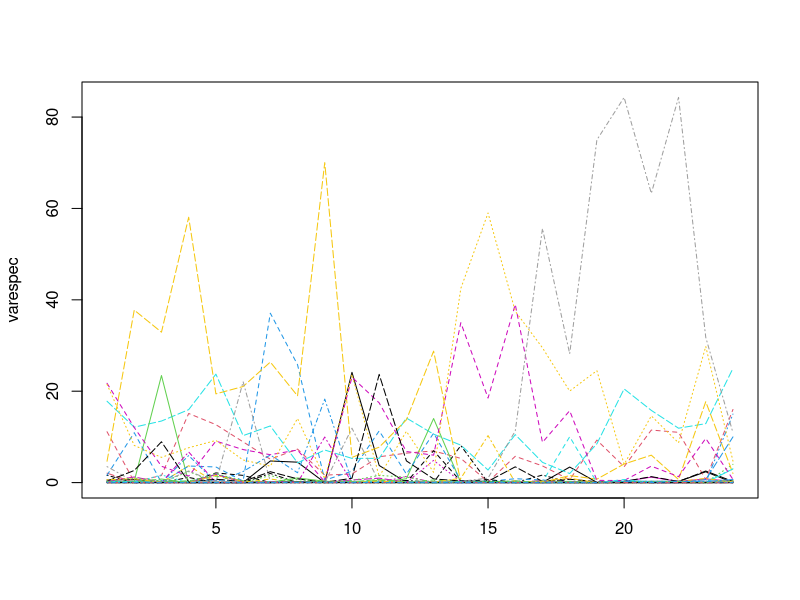
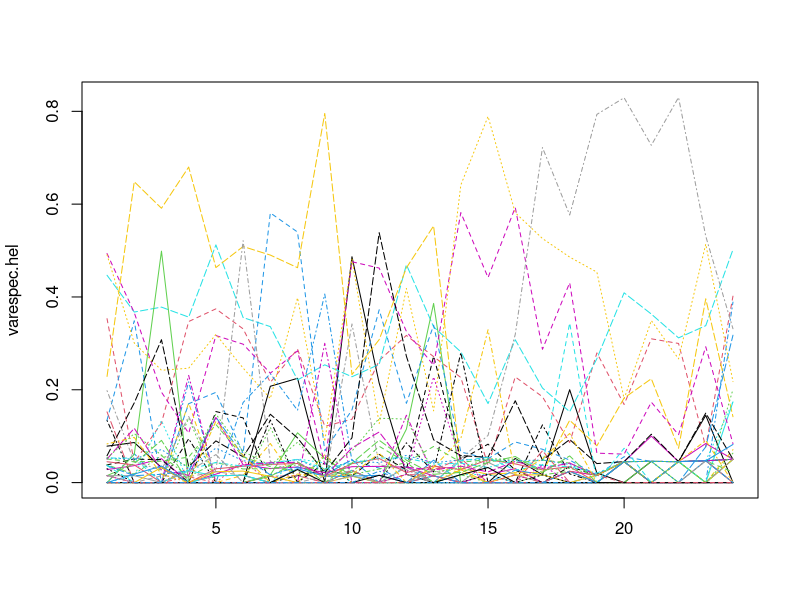
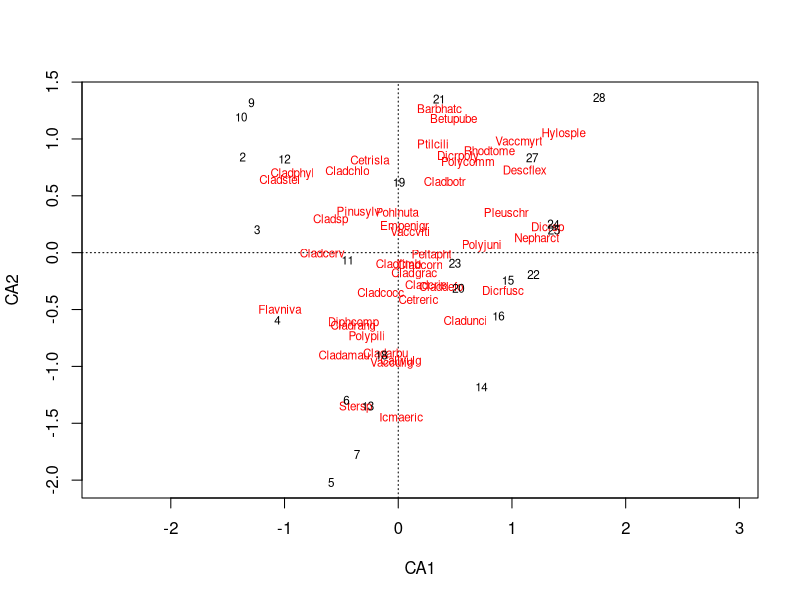
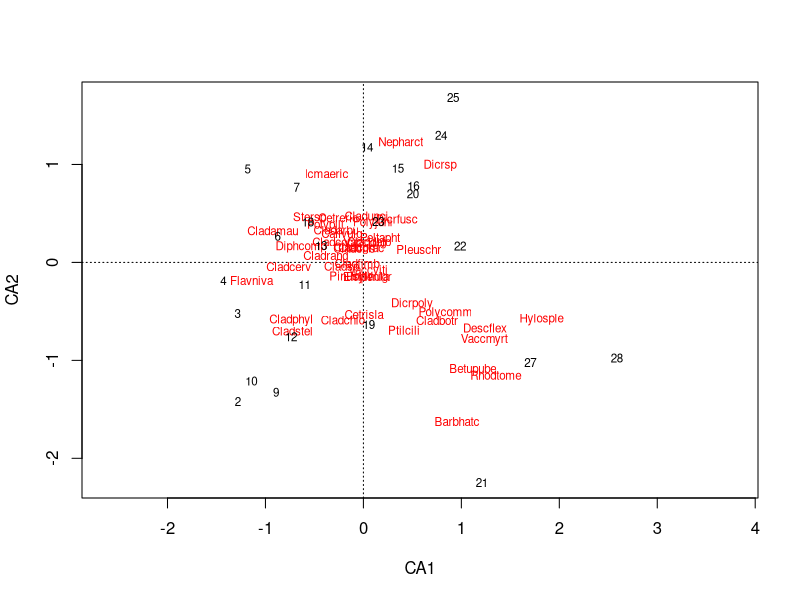

Write R code to recreate these figures, in order.
# This script will be a tutorial on using CA. This tutorial should 
# be run with an instructor present, but independent development is 
# encouraged.

require(vegan)
data("varespec")
data("varechem")

?varespec
?varechem


# Here, we transform the data using a Hellinger transformation
# does this improve our data set? Is is appropriate?
varespec.hel <- decostand(varespec, "hellinger")

matplot(varespec, type = "l",pch=1, col = 1:dim(varespec)[2])
matplot(varespec.hel, type = "l",pch=1, col = 1:dim(varespec)[2])

myCa <- cca(varespec)

# find out more about the object
?cca.object


#We can find out the total chi squared value of the data
myCa$CA$tot.chi
#[1] 1.07848


ordiplot(myCa,type="t")


myCa <- cca(varespec.hel)
ordiplot(myCa,type="t")

# What kind of distance is conserved betwen points?
